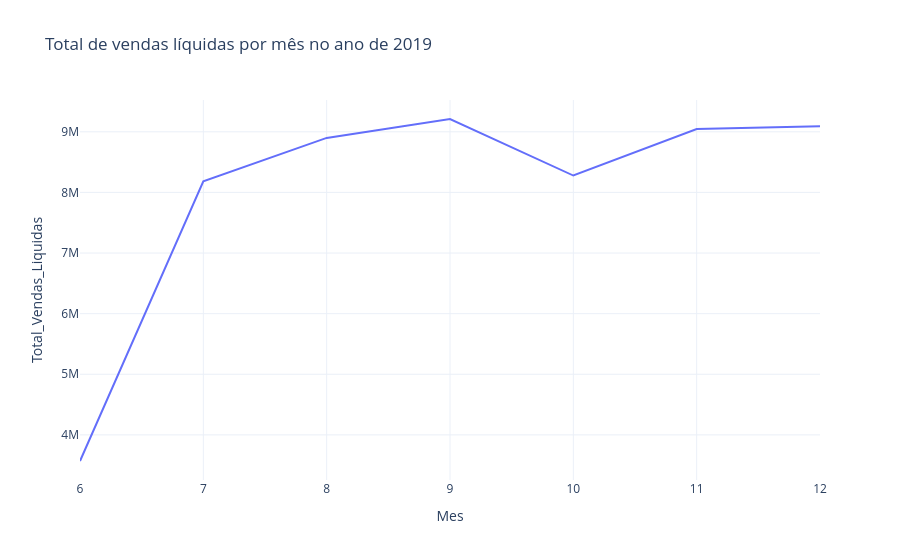

The notebook cell saved with this chart:
### Markdown cell above
## 🤖 INTERFACE DE INTERAÇÃO COM O AGENTE 🧠

### Code cell
chat("Qual o total de vendas líquidas por mês em 2019?")

### Figure 1 — Plotly figure (JSON) as saved in the notebook; plotly's stock layout.template omitted (floating-point values rounded to 4 significant figures)
{"data": [{"hovertemplate": "Mes=%{x}<br>Total_Vendas_Liquidas=%{y}<extra></extra>", "legendgroup": "", "line": {"color": "#636efa", "dash": "solid"}, "marker": {"symbol": "circle"}, "mode": "lines", "name": "", "orientation": "v", "showlegend": false, "type": "scatter", "x": [6, 7, 8, 9, 10, 11, 12], "xaxis": "x", "y": [3569000.0, 8182000.0, 8899000.0, 9211000.0, 8279000.0, 9046000.0, 9091000.0], "yaxis": "y"}], "layout": {"legend": {"tracegroupgap": 0}, "title": {"text": "Total de vendas líquidas por mês no ano de 2019"}, "xaxis": {"anchor": "y", "domain": [0, 1], "title": {"text": "Mes"}}, "yaxis": {"anchor": "x", "domain": [0, 1], "title": {"text": "Total_Vendas_Liquidas"}}}}
